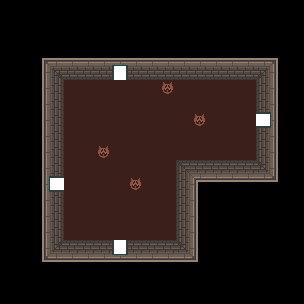

Rendered tile map (Tiled .tmx) drawn with the repository's tilesets; below, a short description and the full map source, tile grids included:
An orthogonal 19x19 tile map with 16x16 px tiles, 2 tile layers (tiles, objects), 2 tilesets.

<map version="1.10" tiledversion="1.10.2" orientation="orthogonal" renderorder="right-down" width="19" height="19" tilewidth="16" tileheight="16" infinite="0" nextlayerid="3" nextobjectid="1">
 <tileset firstgid="1" source="generic_tileset.tsx" />
 <tileset firstgid="29" source="entity.tsx" />
 <layer id="1" name="tiles" width="19" height="19">
  <data encoding="csv">
0,0,0,0,0,0,0,0,0,0,0,0,0,0,0,0,0,0,0,
0,0,0,0,0,0,0,0,0,0,0,0,0,0,0,0,0,0,0,
0,0,0,0,0,0,0,0,0,0,0,0,0,0,0,0,0,0,0,
0,0,21,14,14,14,14,14,14,14,14,14,14,14,14,14,14,18,0,
0,0,17,9,2,2,2,2,2,2,2,2,2,2,2,2,6,15,0,
0,0,17,5,1,1,1,1,1,1,1,1,1,1,1,1,3,15,0,
0,0,17,5,1,1,1,1,1,1,1,1,1,1,1,1,3,15,0,
0,0,17,5,1,1,1,1,1,1,1,1,1,1,1,1,3,15,0,
0,0,17,5,1,1,1,1,1,1,1,1,1,1,1,1,3,15,0,
0,0,17,5,1,1,1,1,1,1,1,1,1,1,1,1,3,15,0,
0,0,17,5,1,1,1,1,1,1,1,11,4,4,4,4,7,15,0,
0,0,17,5,1,1,1,1,1,1,1,3,23,16,16,16,16,19,0,
0,0,17,5,1,1,1,1,1,1,1,3,15,0,0,0,0,0,0,
0,0,17,5,1,1,1,1,1,1,1,3,15,0,0,0,0,0,0,
0,0,17,5,1,1,1,1,1,1,1,3,15,0,0,0,0,0,0,
0,0,17,8,4,4,4,4,4,4,4,7,15,0,0,0,0,0,0,
0,0,20,16,16,16,16,16,16,16,16,16,19,0,0,0,0,0,0,
0,0,0,0,0,0,0,0,0,0,0,0,0,0,0,0,0,0,0,
0,0,0,0,0,0,0,0,0,0,0,0,0,0,0,0,0,0,0
</data>
 </layer>
 <layer id="2" name="objects" width="19" height="19">
  <data encoding="csv">
0,0,0,0,0,0,0,0,0,0,0,0,0,0,0,0,0,0,0,
0,0,0,0,0,0,0,0,0,0,0,0,0,0,0,0,0,0,0,
0,0,0,0,0,0,0,0,0,0,0,0,0,0,0,0,0,0,0,
0,0,0,0,0,0,0,0,0,0,0,0,0,0,0,0,0,0,0,
0,0,0,0,0,0,0,29,0,0,0,0,0,0,0,0,0,0,0,
0,0,0,0,0,0,0,0,0,0,33,0,0,0,0,0,0,0,0,
0,0,0,0,0,0,0,0,0,0,0,0,0,0,0,0,0,0,0,
0,0,0,0,0,0,0,0,0,0,0,0,33,0,0,0,30,0,0,
0,0,0,0,0,0,0,0,0,0,0,0,0,0,0,0,0,0,0,
0,0,0,0,0,0,33,0,0,0,0,0,0,0,0,0,0,0,0,
0,0,0,0,0,0,0,0,0,0,0,0,0,0,0,0,0,0,0,
0,0,0,32,0,0,0,0,33,0,0,0,0,0,0,0,0,0,0,
0,0,0,0,0,0,0,0,0,0,0,0,0,0,0,0,0,0,0,
0,0,0,0,0,0,0,0,0,0,0,0,0,0,0,0,0,0,0,
0,0,0,0,0,0,0,0,0,0,0,0,0,0,0,0,0,0,0,
0,0,0,0,0,0,0,31,0,0,0,0,0,0,0,0,0,0,0,
0,0,0,0,0,0,0,0,0,0,0,0,0,0,0,0,0,0,0,
0,0,0,0,0,0,0,0,0,0,0,0,0,0,0,0,0,0,0,
0,0,0,0,0,0,0,0,0,0,0,0,0,0,0,0,0,0,0
</data>
 </layer>
</map>